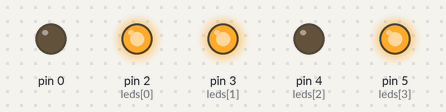
A sketch run on a simulated Arduino Uno, built with avr-gcc and run on an emulated ATmega328P. On the bench: output pins drawn as LEDs (lit = HIGH).

Above: at 0.1 s.
Timing chart, 0 to 1.6 s (numbered marks = the images above):
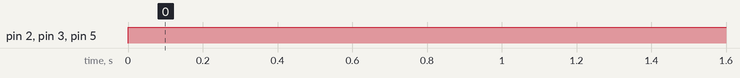

Measured:
- by itself, pin 2 (leds[0]), pin 3 (leds[1]), pin 5 (leds[3]): LOW → HIGH at 0.00 s

The sketch:

BinaryLEDS.ino
```cpp
int leds[] = {2,3,4,5};
int num = 11;

void setup() {
  // put your setup code here, to run once:
  for(int i = 0; i < sizeof(leds); i++)
  {
    pinMode(leds[i], OUTPUT);
  }
}

void loop() {
  // put your main code here, to run repeatedly:
  int i = 0;
  while( num > 0 )
  {
    if( num % 2 == 1 )
    {
      digitalWrite(leds[i], HIGH);
    }else
    {
      digitalWrite(leds[i], LOW);
    }
    num = num/2;
    i++;
  }
}
```
